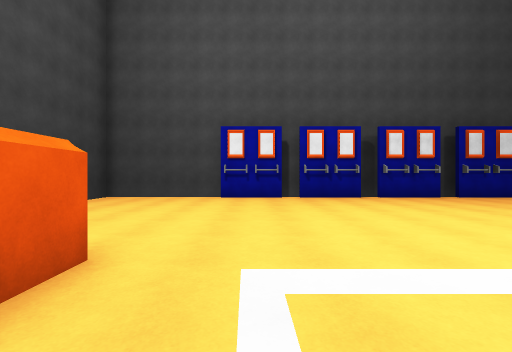
view 1 (above)

19 first-person views from a walk through a Unity game level. The camera is 1.4 m above the floor, looks level and sees 90° across. The floor is counted in squares, 2 m on a side. Each view is taken from the middle of a square. On the plan, view 1 faces up. The plan holds only what a view shows up to about 9 squares ahead; the rest is blank. The player character is not drawn.

view 2
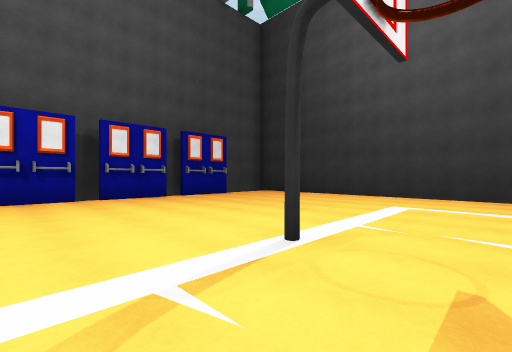

view 3
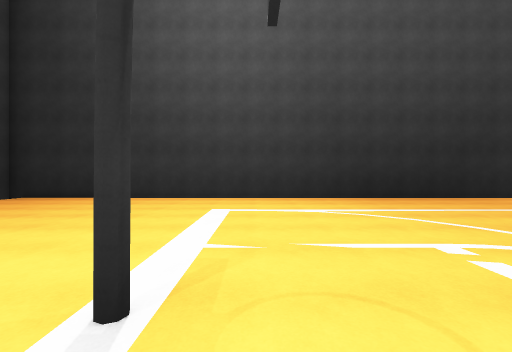

view 4
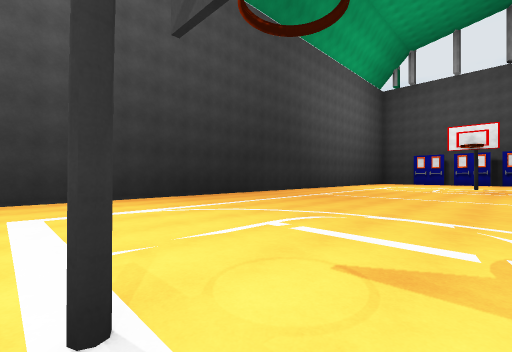

view 5
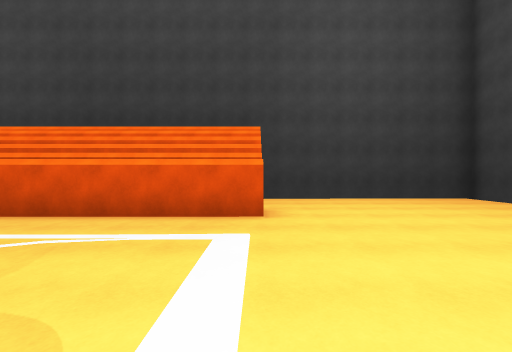

view 6
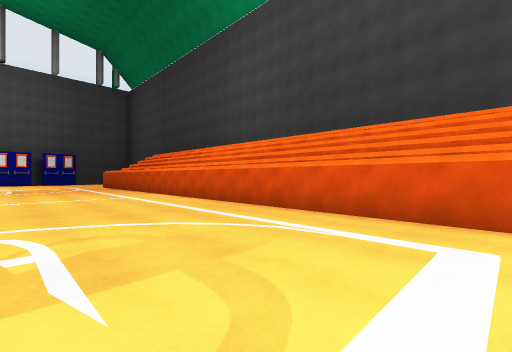

view 7
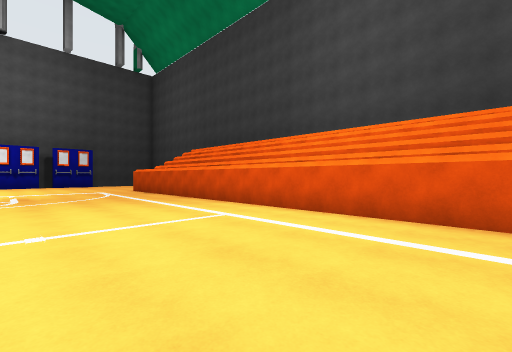

view 8
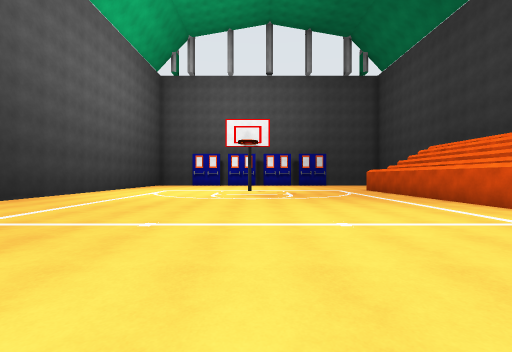

view 9
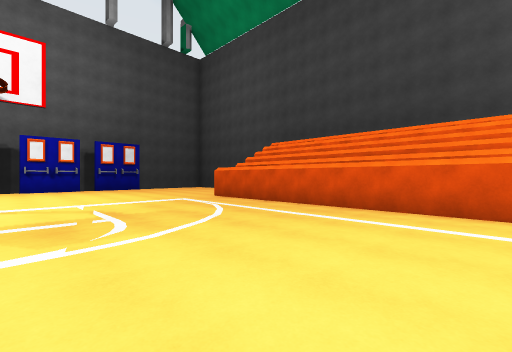

view 10
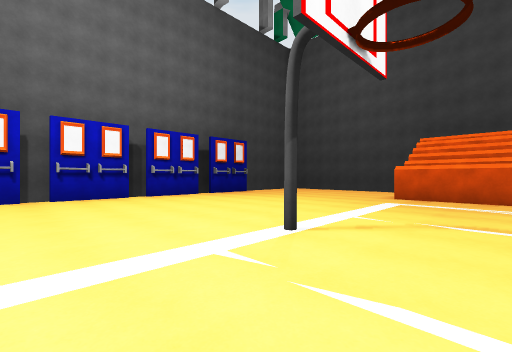

view 11
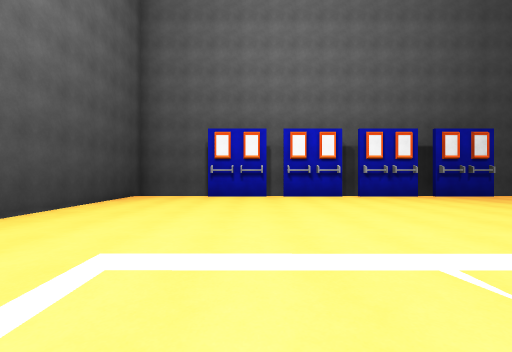

view 12
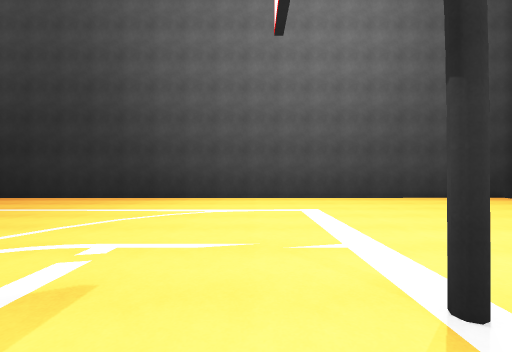

view 13
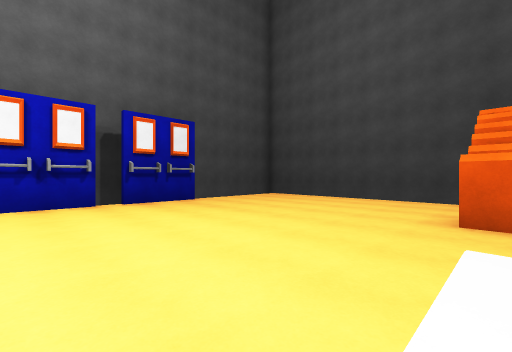

view 14
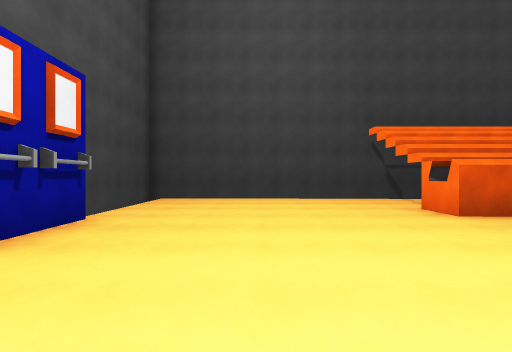

view 15
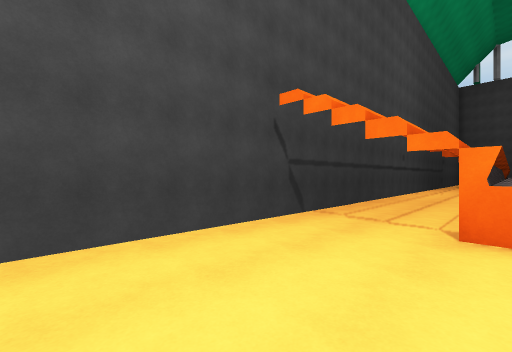

view 16
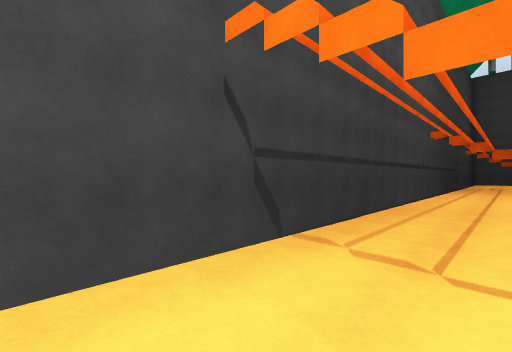

view 17
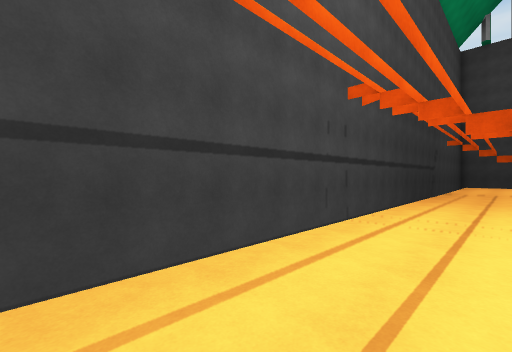

view 18
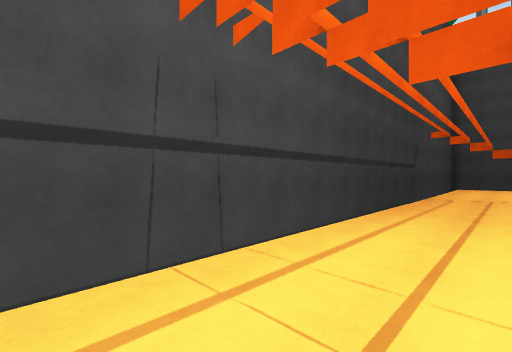

view 19
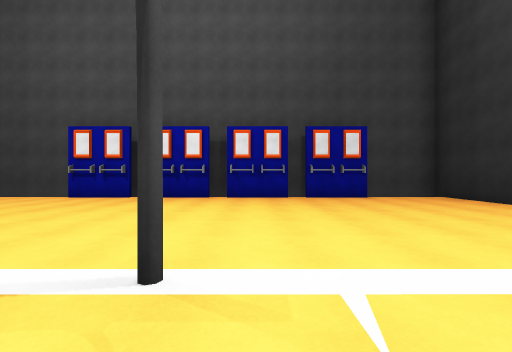

### Floor plan
Points are (right, up) in squares from view 1. A wall is a line through its corners. A room is listed if a view was taken in it or the views show most of it. See-through windows are left out.
Room 1 (views 1, 2, 3, 4, 5, 6, 7, 8, 9, 10, 11, 12, 13, 14, 15, 16, 17, 18, 19)
walls: (-2.2, -8.4) (-2.2, -15.5); (-1.4, 2.2) (-1.4, -15.5) (-2.5, -15.5); (3.5, 8.4) (1.4, 8.4); (6.1, 8.4) (4, 8.4); (0.9, 8.4) (-1.2, 8.4); (4.2, 8.9) (3.4, 8.9); (1.6, 8.9) (0.6, 8.9); (8.8, 8.4) (6.6, 8.4); (7, 8.9) (6.1, 8.9); (-1.1, 8.9) (-5.2, 8.9) (-5.2, -22.4) (-1.5, -22.4); (4, -21.8) (6.1, -21.8); (1.4, -21.8) (3.5, -21.8); (6.6, -21.8) (8.8, -21.8); (5.9, -22.4) (6.6, -22.4); (-1.2, -21.8) (0.9, -21.8); (0.6, -22.4) (1.4, -22.4); (11.2, -22.2) (11.2, 8.9) (8.9, 8.9)

Where each view was taken, in squares from view 1:
view 1: 0 up, 0 right, facing up
view 2: 0 up, 2 right, facing up-right
view 3: 1 up, 3 right, facing right
view 4: 2 up, 3 right, facing down-right
view 5: 2 up, 3 right, facing left
view 6: 2 up, 3 right, facing down-left
view 7: 3 down, 3 right, facing down-left
view 8: 3 down, 4 right, facing down
view 9: 8 down, 4 right, facing down-left
view 10: 13 down, 7 right, facing down-left
view 11: 13 down, 7 right, facing down
view 12: 14 down, 3 right, facing right
view 13: 15 down, 3 right, facing down-left
view 14: 19 down, 3 right, facing left
view 15: 19 down, 2 left, facing up-left
view 16: 17 down, 3 left, facing up-left
view 17: 11 down, 3 left, facing up-left
view 18: 8 down, 3 left, facing up-left
view 19: 0 up, 5 right, facing up
